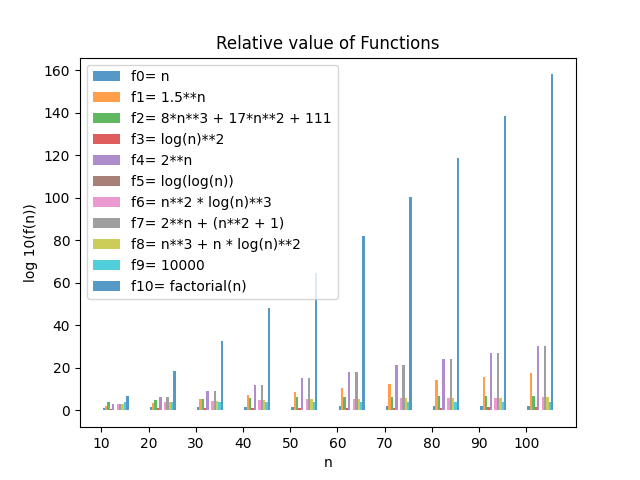

Reproduce this figure in Python.
# Discrete Structures (CSCI 220)
# Summer 2023, Session 1
# Assignment 5 - "Evaluating and Ranking of Functions"
# Kevin Zielinski

# Acknowledgements:
# I worked alone
import inspect
import math
import pandas as pd
import matplotlib.pyplot as plt
import random
import time
from itertools import product
from math import log, factorial, log10


def func_body(f):
    body = inspect.getsource(f)  # gets the code
    idx = body.index("return")  # get the part after the word return
    return body[7 + idx:].strip()


def f0(n):
    return n


def f1(n):
    return 1.5**n


def f2(n):
    return 8*n**3 + 17*n**2 + 111


def f3(n):
    return log(n)**2


def f4(n):
    return 2**n


def f5(n):
    return log(log(n))


def f6(n):
    return n**2 * log(n)**3


def f7(n):
    return 2**n + (n**2 + 1)


def f8(n):
    return n**3 + n * log(n)**2


def f9(n):
    return 10000


def f10(n):
    return factorial(n)


def plot_functions(dict_functions, sizes, functions, file_name):
    func_num = 0
    plt.xticks([j for j in range(len(sizes))], [str(size) for size in sizes])
    for func in functions:
        func_num += 1
        d = dict_functions[func.__name__]
        x_axis = [j + 0.05 * func_num for j in range(len(sizes))]
        y_axis = [d[i] for i in sizes]
        our_label = func.__name__ + "= " + func_body(func)
        plt.bar(x_axis, y_axis, width=0.05, alpha=0.75, label=our_label)
    plt.legend()
    plt.title("Relative value of Functions")
    plt.xlabel("n")
    plt.ylabel("log 10(f(n))")
    plt.savefig(file_name)
    plt.show()


def calc_functions(functions, sizes):
    dict_functions = {}
    for func in functions:
        dict_functions[func.__name__] = {}
    for size in sizes:
        for func in functions:
            dict_functions[func.__name__][size] = log10(func(size))
    return dict_functions


def print_functions(dict_functions):
    pd.set_option("display.max_rows", 500)
    pd.set_option("display.max_columns", 500)
    pd.set_option("display.width", 1000)
    df = pd.DataFrame.from_dict(dict_functions).T
    print(df)
    print()


def rank_functions(dict_functions, size):
    values = {}
    for func in dict_functions:
        values[func] = dict_functions[func][size]
    dict_sorted = dict(sorted(values.items(), key=lambda item: item[1]))
    print("Ranking of log of functions for n = ", size)
    for func in dict_sorted:
        print(func, dict_sorted[func])


def main():
    assn = "assignment5"
    sizes = [10*i for i in range(1, 11)]
    functions = [f0, f1, f2, f3, f4, f5, f6, f7, f8, f9, f10]
    dict_functions = calc_functions(functions, sizes)
    print_functions(dict_functions)
    plot_functions(dict_functions, sizes, functions, assn + ".png")
    rank_functions(dict_functions, sizes[0])
    print()
    rank_functions(dict_functions, sizes[-1])


if __name__ == "__main__":
    main()
